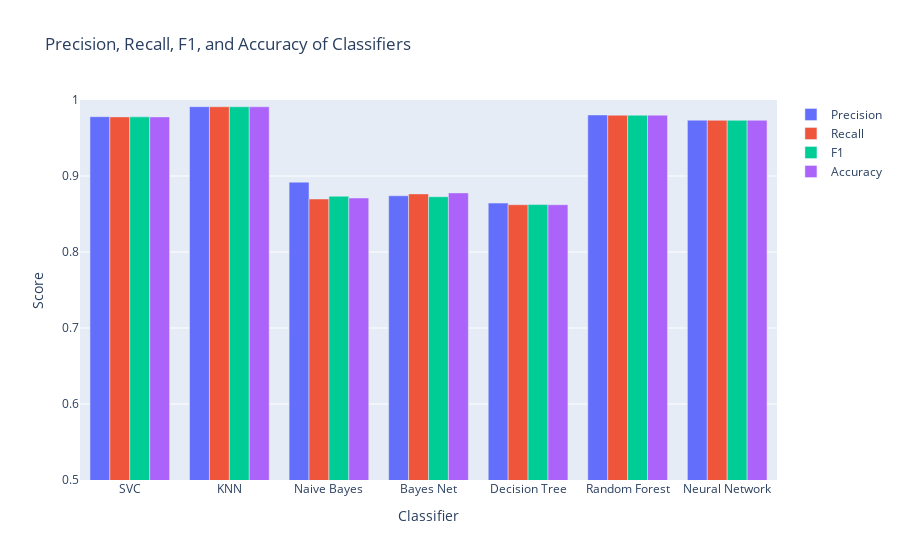

Notebook cell for this chart:
### Code cell
# grouped bat plot of each model precision, recall, and f1 score and accuracy
figure = go.Figure(data=[
    go.Bar(name='Precision', x=['SVC', 'KNN', 'Naive Bayes', 'Bayes Net', 'Decision Tree', 'Random Forest', 'Neural Network'], y=[svc_precision, knn_precision, naive_bayes_precision, bnb_precision, dtc_precision, rfc_precision, mlp_precistion]),
    go.Bar(name='Recall', x=['SVC', 'KNN', 'Naive Bayes', 'Bayes Net', 'Decision Tree', 'Random Forest', 'Neural Network'], y=[svc_recall, knn_recall, naive_bayes_recall, bnb_recall, dtc_recall, rfc_recall, mlp_recall]),
    go.Bar(name='F1', x=['SVC', 'KNN', 'Naive Bayes', 'Bayes Net', 'Decision Tree', 'Random Forest', 'Neural Network'], y=[svc_f1, knn_f1, naive_bayes_f1, bnb_f1, dtc_f1, rfc_f1, mlp_f1]),
    go.Bar(name='Accuracy', x=['SVC', 'KNN', 'Naive Bayes', 'Bayes Net', 'Decision Tree', 'Random Forest', 'Neural Network'], y=[svc_accuracy, knn_accuracy, naive_bayes_accuracy, bnb_accuracy, dtc_accuracy, rfc_accuracy, mlp_accuracy])
])
# start x axis at 0.6
figure.update_yaxes(range=[0.5, 1])
# Change the bar mode
figure.update_layout(barmode='group')
figure.update_layout(title_text='Precision, Recall, F1, and Accuracy of Classifiers', xaxis_title="Classifier", yaxis_title="Score")
figure.show()

### Figure 1 — Plotly figure (JSON) as saved in the notebook; plotly's stock layout.template omitted (floating-point values rounded to 4 significant figures)
{"data": [{"name": "Precision", "type": "bar", "x": ["SVC", "KNN", "Naive Bayes", "Bayes Net", "Decision Tree", "Random Forest", "Neural Network"], "y": [0.978, 0.9912, 0.8919, 0.874, 0.8644, 0.9803, 0.9734]}, {"name": "Recall", "type": "bar", "x": ["SVC", "KNN", "Naive Bayes", "Bayes Net", "Decision Tree", "Random Forest", "Neural Network"], "y": [0.9778, 0.9911, 0.8698, 0.8765, 0.8622, 0.98, 0.9733]}, {"name": "F1", "type": "bar", "x": ["SVC", "KNN", "Naive Bayes", "Bayes Net", "Decision Tree", "Random Forest", "Neural Network"], "y": [0.9778, 0.9911, 0.8734, 0.8727, 0.8624, 0.9799, 0.9733]}, {"name": "Accuracy", "type": "bar", "x": ["SVC", "KNN", "Naive Bayes", "Bayes Net", "Decision Tree", "Random Forest", "Neural Network"], "y": [0.9778, 0.9911, 0.8711, 0.8778, 0.8622, 0.98, 0.9733]}], "layout": {"barmode": "group", "title": {"text": "Precision, Recall, F1, and Accuracy of Classifiers"}, "xaxis": {"title": {"text": "Classifier"}}, "yaxis": {"range": [0.5, 1], "title": {"text": "Score"}}}}
